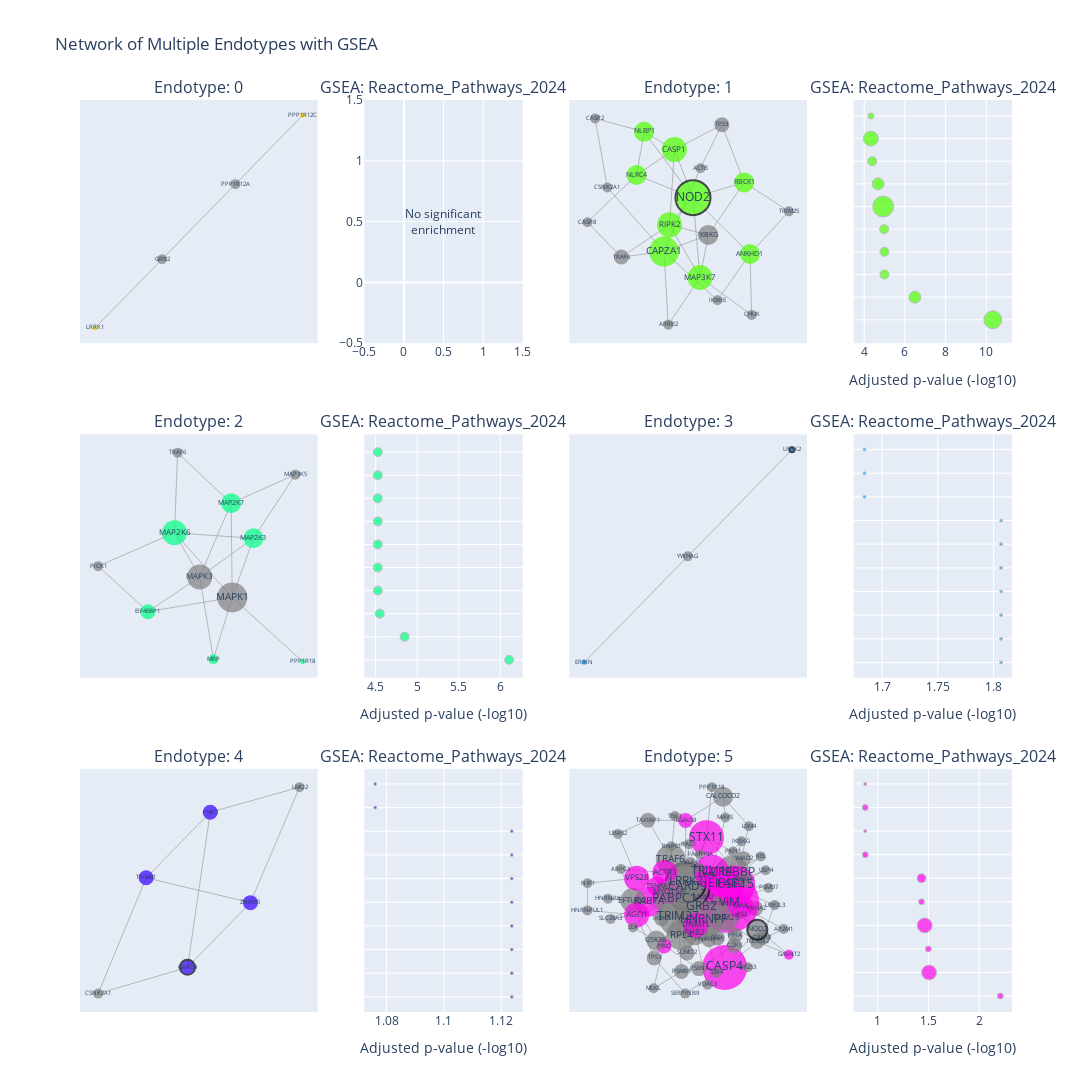

The cell this chart's notebook holds for it:
### Code cell
endo.plot_endotype_grid(node_size='degree', path_length=3,enrichr_lib='Reactome_Pathways_2024',top_terms=10)

### Figure 1 — Plotly figure (JSON) as saved in the notebook; plotly's stock layout.template omitted (floating-point values rounded to 4 significant figures; data arrays with more than 128 entries replaced by an {"elided": "..."} marker saying what was removed)
{"data": [{"hoverinfo": "none", "line": {"color": "gray", "width": 0.5}, "mode": "lines", "showlegend": false, "type": "scatter", "x": [0.3021, 0.8572, null, 0.3021, -0.3028, null, -0.8566, -0.3028, null], "xaxis": "x", "y": [0.3524, 1, null, 0.3524, -0.3532, null, -0.9992, -0.3532, null], "yaxis": "y"}, {"hoverinfo": "text", "marker": {"color": ["gray", "rgb(255, 212, 0)", "rgb(255, 212, 0)", "gray"], "line": {"color": ["rgba(0,0,0,0)", "rgba(0,0,0,0)", "rgba(0,0,0,0)", "rgba(0,0,0,0)"], "width": [0, 0, 0, 0]}, "size": [10, 5, 5, 10]}, "mode": "markers+text", "showlegend": false, "text": ["PPP1R12A", "PPP1R12C", "LRRK1", "GRB2"], "textfont": {"size": [6, 6, 6, 6]}, "textposition": "middle center", "type": "scatter", "x": [0.3021, 0.8572, -0.8566, -0.3028], "xaxis": "x", "y": [0.3524, 1, -0.9992, -0.3532], "yaxis": "y"}, {"hoverinfo": "none", "line": {"color": "gray", "width": 0.5}, "mode": "lines", "showlegend": false, "type": "scatter", "x": [0.6358, 0.3307, null, 0.6358, 1, null, 0.6358, 0.1013, null, 0.6358, 0.6512, null, 0.3307, -0.1705, null, 0.6512, 0.1671, null, 0.1671, 0.1013, null, 0.1671, 0.2448, null, 0.1671, -0.1309, null, 0.1671, -0.1181, null, 1, 0.5814, null, -0.3574, 0.1013, null, -0.3574, -0.4281, null, -0.3574, -0.8166, null, -0.3574, -0.07285, null, 0.1013, -0.1181, null, 0.1013, -0.4281, null, 0.1013, 0.5814, null, 0.1013, -0.07285, null, 0.2448, 0.5814, null, 0.2448, -0.1181, null, 0.2448, -0.1705, null, 0.5814, 0.3721, null, -0.8887, -0.4281, null, -0.8887, -0.5707, null, -0.4281, -0.07285, null, 0.3721, -0.07285, null, 0.3721, 0.1714, null, -0.07285, -0.1181, null, -0.5707, -0.1181, null, -0.5707, -0.1705, null, 0.1714, -0.1705, null, -0.8166, -0.7018, null, -0.1705, -0.7018, null, -0.1705, -0.1309, null], "xaxis": "x3", "y": [-0.2509, -0.5517, null, -0.2509, 0.02652, null, -0.2509, 0.1154, null, -0.2509, -0.6465, null, -0.5517, -0.2346, null, -0.6465, -0.4035, null, -0.4035, 0.1154, null, -0.4035, -0.1268, null, -0.4035, -0.7108, null, -0.4035, -0.06125, null, 0.02652, 0.2147, null, 0.5437, 0.1154, null, 0.5437, 0.2629, null, 0.5437, 0.6308, null, 0.5437, 0.4279, null, 0.1154, -0.06125, null, 0.1154, 0.2629, null, 0.1154, 0.2147, null, 0.1154, 0.4279, null, -0.1268, 0.2147, null, -0.1268, -0.06125, null, -0.1268, -0.2346, null, 0.2147, 0.5895, null, -0.04384, 0.2629, null, -0.04384, -0.2701, null, 0.2629, 0.4279, null, 0.5895, 0.4279, null, 0.5895, 0.3073, null, 0.4279, -0.06125, null, -0.2701, -0.06125, null, -0.2701, -0.2346, null, 0.3073, -0.2346, null, 0.6308, 0.1812, null, -0.2346, 0.1812, null, -0.2346, -0.7108, null], "yaxis": "y3"}, {"hoverinfo": "text", "marker": {"color": ["rgb(78, 255, 0)", "gray", "gray", "rgb(78, 255, 0)", "gray", "rgb(78, 255, 0)", "rgb(78, 255, 0)", "gray", "rgb(78, 255, 0)", "gray", "rgb(78, 255, 0)", "gray", "rgb(78, 255, 0)", "gray", "rgb(78, 255, 0)", "gray", "gray", "rgb(78, 255, 0)", "gray", "gray"], "line": {"color": ["rgba(0,0,0,0)", "rgba(0,0,0,0)", "rgba(0,0,0,0)", "rgba(0,0,0,0)", "rgba(0,0,0,0)", "rgba(0,0,0,0)", "black", "rgba(0,0,0,0)", "rgba(0,0,0,0)", "rgba(0,0,0,0)", "rgba(0,0,0,0)", "rgba(0,0,0,0)", "rgba(0,0,0,0)", "rgba(0,0,0,0)", "rgba(0,0,0,0)", "rgba(0,0,0,0)", "rgba(0,0,0,0)", "rgba(0,0,0,0)", "rgba(0,0,0,0)", "rgba(0,0,0,0)"], "width": [0, 0, 0, 0, 0, 0, 2, 0, 0, 0, 0, 0, 0, 0, 0, 0, 0, 0, 0, 0]}, "size": [20, 10, 10, 25, 10, 20, 35, 20, 20, 10, 20, 15, 25, 15, 25, 10, 10, 30, 10, 10]}, "mode": "markers+text", "showlegend": false, "text": ["ANKHD1", "IKBKE", "CHUK", "MAP3K7", "TRIM25", "NLRP1", "NOD2", "IKBKG", "RBCK1", "CASP8", "NLRC4", "TP53", "CASP1", "TRAF6", "RIPK2", "ACTB", "CASP2", "CAPZA1", "CSNK2A1", "ARRB2"], "textfont": {"size": [6.667, 6, 6, 8.333, 6, 6.667, 11.67, 6.667, 6.667, 6, 6.667, 6, 8.333, 6, 8.333, 6, 6, 10, 6, 6]}, "textposition": "middle center", "type": "scatter", "x": [0.6358, 0.3307, 0.6512, 0.1671, 1, -0.3574, 0.1013, 0.2448, 0.5814, -0.8887, -0.4281, 0.3721, -0.07285, -0.5707, -0.1181, 0.1714, -0.8166, -0.1705, -0.7018, -0.1309], "xaxis": "x3", "y": [-0.2509, -0.5517, -0.6465, -0.4035, 0.02652, 0.5437, 0.1154, -0.1268, 0.2147, -0.04384, 0.2629, 0.5895, 0.4279, -0.2701, -0.06125, 0.3073, 0.6308, -0.2346, 0.1812, -0.7108], "yaxis": "y3"}, {"customdata": [[6, "MAP3K7;NLRC4;NLRP1;CASP1;RIPK2;NOD2"], [4, "NOD2;CASP1;RIPK2;MAP3K7"], [3, "NOD2;RIPK2;MAP3K7"], [3, "NOD2;RIPK2;MAP3K7"], [3, "NLRP1;NLRC4;CASP1"], [7, "CAPZA1;MAP3K7;NLRC4;NLRP1;CASP1;RIPK2;NOD2"], [4, "NOD2;CASP1;RIPK2;MAP3K7"], [3, "NOD2;RIPK2;MAP3K7"], [5, "CAPZA1;MAP3K7;CASP1;RIPK2;NOD2"], [2, "NLRC4;CASP1"]], "hovertemplate": "<b>%{y}</b><br>Adjusted p-value (-log10): %{x:.2f}<br>Gene count: %{customdata[0]}<br>Genes: %{customdata[1]}<extra></extra>", "marker": {"color": "rgb(78, 255, 0)", "line": {"color": "darkgray", "width": 1}, "size": [18, 12, 9, 9, 9, 21, 12, 9, 15, 6]}, "mode": "markers", "showlegend": false, "type": "scatter", "x": [10.32, 6.49, 4.994, 4.994, 4.978, 4.931, 4.681, 4.394, 4.325, 4.325], "xaxis": "x4", "y": ["Nucleotide-binding Domain, Leucine Rich ...", "NOD1 2 Signaling Pathway", "Activated TAK1 Mediates P38 MAPK Activat...", "JNK (c-Jun Kinases) Phosphorylation and ...", "Inflammasomes", "Innate Immune System", "Interleukin-1 Family Signaling", "TAK1-dependent IKK and NF-kappa-B Activa...", "Signaling by Interleukins", "The IPAF Inflammasome"], "yaxis": "y4"}, {"hoverinfo": "none", "line": {"color": "gray", "width": 0.5}, "mode": "lines", "showlegend": false, "type": "scatter", "x": [0.1734, 0.1836, null, 0.1734, -0.2988, null, 0.1734, -0.1035, null, 0.1734, 0.7396, null, 0.1836, 0.8048, null, 0.1836, 0.017, null, 0.1836, -0.3261, null, 0.1836, -0.5607, null, 0.1836, 0.3708, null, -0.2988, -0.3261, null, -0.3261, -0.1035, null, -0.3261, -1, null, -0.3261, 0.3708, null, -0.1035, -0.5607, null, -0.1035, 0.3708, null, -0.1035, 0.017, null, -1, -0.5607, null, 0.3708, 0.7396, null], "xaxis": "x5", "y": [0.4881, -0.3031, null, 0.4881, 0.9102, null, 0.4881, -0.1307, null, 0.4881, 0.727, null, -0.3031, -0.8404, null, -0.3031, -0.821, null, -0.3031, 0.2398, null, -0.3031, -0.4224, null, -0.3031, 0.1931, null, 0.9102, 0.2398, null, 0.2398, -0.1307, null, 0.2398, -0.04053, null, 0.2398, 0.1931, null, -0.1307, -0.4224, null, -0.1307, 0.1931, null, -0.1307, -0.821, null, -0.04053, -0.4224, null, 0.1931, 0.727, null], "yaxis": "y5"}, {"hoverinfo": "text", "marker": {"color": ["rgb(0, 255, 133)", "gray", "rgb(0, 255, 133)", "gray", "rgb(0, 255, 133)", "gray", "gray", "rgb(0, 255, 133)", "rgb(0, 255, 133)", "rgb(0, 255, 133)", "gray"], "line": {"color": ["rgba(0,0,0,0)", "rgba(0,0,0,0)", "rgba(0,0,0,0)", "rgba(0,0,0,0)", "rgba(0,0,0,0)", "rgba(0,0,0,0)", "rgba(0,0,0,0)", "rgba(0,0,0,0)", "rgba(0,0,0,0)", "rgba(0,0,0,0)", "rgba(0,0,0,0)"], "width": [0, 0, 0, 0, 0, 0, 0, 0, 0, 0, 0]}, "size": [20, 30, 5, 10, 25, 25, 10, 15, 20, 10, 10]}, "mode": "markers+text", "showlegend": false, "text": ["MAP2K7", "MAPK1", "PPP1R18", "TRAF6", "MAP2K6", "MAPK3", "PICK1", "EIF4EBP1", "MAP2K3", "MBP", "MAP3K5"], "textfont": {"size": [6.667, 10, 6, 6, 8.333, 8.333, 6, 6, 6.667, 6, 6]}, "textposition": "middle center", "type": "scatter", "x": [0.1734, 0.1836, 0.8048, -0.2988, -0.3261, -0.1035, -1, -0.5607, 0.3708, 0.017, 0.7396], "xaxis": "x5", "y": [0.4881, -0.3031, -0.8404, 0.9102, 0.2398, -0.1307, -0.04053, -0.4224, 0.1931, -0.821, 0.727], "yaxis": "y5"}, {"customdata": [[3, "MAP2K7;MAP2K3;MAP2K6"], [3, "MAP2K7;MAP2K3;MAP2K6"], [3, "MAP2K7;MAP2K3;MAP2K6"], [3, "MAP2K7;MAP2K3;MAP2K6"], [3, "MAP2K7;MAP2K3;MAP2K6"], [3, "MAP2K7;MAP2K3;MAP2K6"], [3, "MAP2K7;MAP2K3;MAP2K6"], [3, "MAP2K7;MAP2K3;MAP2K6"], [3, "MAP2K7;MAP2K3;MAP2K6"], [3, "MAP2K7;MAP2K3;MAP2K6"]], "hovertemplate": "<b>%{y}</b><br>Adjusted p-value (-log10): %{x:.2f}<br>Gene count: %{customdata[0]}<br>Genes: %{customdata[1]}<extra></extra>", "marker": {"color": "rgb(0, 255, 133)", "line": {"color": "darkgray", "width": 1}, "size": [9, 9, 9, 9, 9, 9, 9, 9, 9, 9]}, "mode": "markers", "showlegend": false, "type": "scatter", "x": [6.106, 4.848, 4.549, 4.526, 4.526, 4.526, 4.526, 4.526, 4.526, 4.526], "xaxis": "x6", "y": ["Uptake and Function of Anthrax Toxins", "Uptake and Actions of Bacterial Toxins", "MAP Kinase Activation", "Interleukin-17 Signaling", "MyD88 Cascade Initiated on Plasma Membra...", "MyD88 Dependent Cascade Initiated on End...", "MyD88 MAL(TIRAP) Cascade Initiated on Pl...", "MyD88-independent TLR4 Cascade", "Oxidative Stress Induced Senescence", "TRAF6 Mediated Induction of NFkB and MAP..."], "yaxis": "y6"}, {"hoverinfo": "none", "line": {"color": "gray", "width": 0.5}, "mode": "lines", "showlegend": false, "type": "scatter", "x": [-0.002135, 1, null, -0.002135, -0.9979, null], "xaxis": "x7", "y": [-0.001261, 0.5909, null, -0.001261, -0.5896, null], "yaxis": "y7"}, {"hoverinfo": "text", "marker": {"color": ["gray", "rgb(0, 157, 255)", "rgb(0, 157, 255)"], "line": {"color": ["rgba(0,0,0,0)", "black", "rgba(0,0,0,0)"], "width": [0, 2, 0]}, "size": [10, 5, 5]}, "mode": "markers+text", "showlegend": false, "text": ["YWHAG", "LRRK2", "ERBIN"], "textfont": {"size": [6, 6, 6]}, "textposition": "middle center", "type": "scatter", "x": [-0.002135, 1, -0.9979], "xaxis": "x7", "y": [-0.001261, 0.5909, -0.5896], "yaxis": "y7"}, {"customdata": [[1, "ERBIN"], [1, "ERBIN"], [1, "LRRK2"], [1, "ERBIN"], [1, "ERBIN"], [1, "ERBIN"], [1, "ERBIN"], [1, "ERBIN"], [1, "LRRK2"], [1, "LRRK2"]], "hovertemplate": "<b>%{y}</b><br>Adjusted p-value (-log10): %{x:.2f}<br>Gene count: %{customdata[0]}<br>Genes: %{customdata[1]}<extra></extra>", "marker": {"color": "rgb(0, 157, 255)", "line": {"color": "darkgray", "width": 1}, "size": [3, 3, 3, 3, 3, 3, 3, 3, 3, 3]}, "mode": "markers", "showlegend": false, "type": "scatter", "x": [1.807, 1.807, 1.807, 1.807, 1.807, 1.807, 1.807, 1.684, 1.684, 1.684], "xaxis": "x8", "y": ["Constitutive Signaling by Overexpressed ...", "Downregulation of ERBB2 Signaling", "PTK6 Promotes HIF1A Stabilization", "Signaling by ERBB2 ECD Mutants", "Signaling by ERBB2 KD Mutants", "Signaling by ERBB2 TMD JMD Mutants", "Signaling by ERBB2 in Cancer", "Signaling by ERBB2", "Signaling by Non-Receptor Tyrosine Kinas...", "Signaling by PTK6"], "yaxis": "y8"}, {"hoverinfo": "none", "line": {"color": "gray", "width": 0.5}, "mode": "lines", "showlegend": false, "type": "scatter", "x": [-0.5206, 0.5132, null, -0.5206, -0.9968, null, -0.5206, 0.1149, null, 0.5132, -0.1107, null, 0.5132, 1, null, -0.1107, -0.9968, null, -0.1107, 0.1149, null, 0.1149, 1, null], "xaxis": "x9", "y": [0.0819, -0.08329, null, 0.0819, -0.6873, null, 0.0819, 0.5175, null, -0.08329, -0.5126, null, -0.08329, 0.6838, null, -0.5126, -0.6873, null, -0.5126, 0.5175, null, 0.5175, 0.6838, null], "yaxis": "y9"}, {"hoverinfo": "text", "marker": {"color": ["rgb(54, 0, 255)", "rgb(54, 0, 255)", "rgb(54, 0, 255)", "gray", "rgb(54, 0, 255)", "gray"], "line": {"color": ["rgba(0,0,0,0)", "rgba(0,0,0,0)", "black", "rgba(0,0,0,0)", "rgba(0,0,0,0)", "rgba(0,0,0,0)"], "width": [0, 0, 2, 0, 0, 0]}, "size": [15, 15, 15, 10, 15, 10]}, "mode": "markers+text", "showlegend": false, "text": ["TRIM41", "ZNF655", "CARD9", "CSNK2A1", "PHC2", "LMO2"], "textfont": {"size": [6, 6, 6, 6, 6, 6]}, "textposition": "middle center", "type": "scatter", "x": [-0.5206, 0.5132, -0.1107, -0.9968, 0.1149, 1], "xaxis": "x9", "y": [0.0819, -0.08329, -0.5126, -0.6873, 0.5175, 0.6838], "yaxis": "y9"}, {"customdata": [[1, "CARD9"], [1, "CARD9"], [1, "PHC2"], [1, "PHC2"], [1, "PHC2"], [1, "PHC2"], [1, "PHC2"], [1, "PHC2"], [1, "CARD9"], [1, "PHC2"]], "hovertemplate": "<b>%{y}</b><br>Adjusted p-value (-log10): %{x:.2f}<br>Gene count: %{customdata[0]}<br>Genes: %{customdata[1]}<extra></extra>", "marker": {"color": "rgb(54, 0, 255)", "line": {"color": "darkgray", "width": 1}, "size": [3, 3, 3, 3, 3, 3, 3, 3, 3, 3]}, "mode": "markers", "showlegend": false, "type": "scatter", "x": [1.124, 1.124, 1.124, 1.124, 1.124, 1.124, 1.124, 1.124, 1.076, 1.076], "xaxis": "x10", "y": ["NOD1 2 Signaling Pathway", "Nucleotide-binding Domain, Leucine Rich ...", "RUNX1 Interacts With Co-Factors Whose Pr...", "Regulation of PTEN Gene Transcription", "SUMOylation of Chromatin Organization Pr...", "SUMOylation of DNA Methylation Proteins", "SUMOylation of RNA Binding Proteins", "SUMOylation of Transcription Cofactors", "CLEC7A (Dectin-1) Signaling", "Oxidative Stress Induced Senescence"], "yaxis": "y10"}, {"hoverinfo": "none", "line": {"color": "gray", "width": 0.5}, "mode": "lines", "showlegend": false, "type": "scatter", "x": {"elided": "465 float values"}, "xaxis": "x11", "y": {"elided": "465 float values"}, "yaxis": "y11"}, {"hoverinfo": "text", "marker": {"color": ["gray", "gray", "rgb(255, 0, 236)", "gray", "gray", "gray", "gray", "gray", "rgb(255, 0, 236)", "gray", "rgb(255, 0, 236)", "gray", "rgb(255, 0, 236)", "gray", "gray", "gray", "rgb(255, 0, 236)", "gray", "rgb(255, 0, 236)", "rgb(255, 0, 236)", "gray", "gray", "gray", "rgb(255, 0, 236)", "gray", "gray", "rgb(255, 0, 236)", "rgb(255, 0, 236)", "gray", "rgb(255, 0, 236)", "gray", "gray", "gray", "rgb(255, 0, 236)", "gray", "gray", "gray", "gray", "gray", "gray", "gray", "gray", "gray", "gray", "rgb(255, 0, 236)", "gray", "gray", "rgb(255, 0, 236)", "gray", "rgb(255, 0, 236)", "gray", "rgb(255, 0, 236)", "gray", "gray", "gray", "gray", "gray", "rgb(255, 0, 236)", "gray", "gray", "gray", "gray", "gray", "gray", "gray", "rgb(255, 0, 236)", "gray", "gray", "gray", "gray", "gray", "gray", "gray", "gray", "gray", "gray", "gray", "gray", "gray"], "line": {"color": ["rgba(0,0,0,0)", "rgba(0,0,0,0)", "rgba(0,0,0,0)", "rgba(0,0,0,0)", "rgba(0,0,0,0)", "rgba(0,0,0,0)", "rgba(0,0,0,0)", "rgba(0,0,0,0)", "rgba(0,0,0,0)", "rgba(0,0,0,0)", "rgba(0,0,0,0)", "rgba(0,0,0,0)", "rgba(0,0,0,0)", "rgba(0,0,0,0)", "rgba(0,0,0,0)", "rgba(0,0,0,0)", "rgba(0,0,0,0)", "black", "rgba(0,0,0,0)", "rgba(0,0,0,0)", "black", "rgba(0,0,0,0)", "rgba(0,0,0,0)", "rgba(0,0,0,0)", "rgba(0,0,0,0)", "rgba(0,0,0,0)", "rgba(0,0,0,0)", "rgba(0,0,0,0)", "rgba(0,0,0,0)", "rgba(0,0,0,0)", "rgba(0,0,0,0)", "rgba(0,0,0,0)", "rgba(0,0,0,0)", "rgba(0,0,0,0)", "rgba(0,0,0,0)", "rgba(0,0,0,0)", "rgba(0,0,0,0)", "rgba(0,0,0,0)", "rgba(0,0,0,0)", "rgba(0,0,0,0)", "rgba(0,0,0,0)", "rgba(0,0,0,0)", "rgba(0,0,0,0)", "rgba(0,0,0,0)", "rgba(0,0,0,0)", "rgba(0,0,0,0)", "rgba(0,0,0,0)", "rgba(0,0,0,0)", "rgba(0,0,0,0)", "rgba(0,0,0,0)", "rgba(0,0,0,0)", "rgba(0,0,0,0)", "rgba(0,0,0,0)", "rgba(0,0,0,0)", "rgba(0,0,0,0)", "rgba(0,0,0,0)", "rgba(0,0,0,0)", "rgba(0,0,0,0)", "rgba(0,0,0,0)", "black", "rgba(0,0,0,0)", "rgba(0,0,0,0)", "rgba(0,0,0,0)", "rgba(0,0,0,0)", "rgba(0,0,0,0)", "rgba(0,0,0,0)", "rgba(0,0,0,0)", "rgba(0,0,0,0)", "rgba(0,0,0,0)", "rgba(0,0,0,0)", "rgba(0,0,0,0)", "rgba(0,0,0,0)", "rgba(0,0,0,0)", "rgba(0,0,0,0)", "rgba(0,0,0,0)", "rgba(0,0,0,0)", "rgba(0,0,0,0)", "rgba(0,0,0,0)", "rgba(0,0,0,0)"], "width": [0, 0, 0, 0, 0, 0, 0, 0, 0, 0, 0, 0, 0, 0, 0, 0, 0, 2, 0, 0, 2, 0, 0, 0, 0, 0, 0, 0, 0, 0, 0, 0, 0, 0, 0, 0, 0, 0, 0, 0, 0, 0, 0, 0, 0, 0, 0, 0, 0, 0, 0, 0, 0, 0, 0, 0, 0, 0, 0, 2, 0, 0, 0, 0, 0, 0, 0, 0, 0, 0, 0, 0, 0, 0, 0, 0, 0, 0, 0]}, "size": [55, 15, 45, 15, 10, 30, 25, 10, 30, 20, 20, 15, 60, 10, 25, 10, 35, 45, 20, 25, 40, 35, 30, 35, 15, 40, 25, 25, 10, 15, 20, 40, 10, 40, 15, 25, 10, 15, 15, 10, 40, 10, 10, 10, 25, 10, 10, 15, 20, 25, 15, 10, 10, 10, 15, 15, 10, 35, 10, 20, 15, 15, 10, 10, 10, 25, 10, 10, 15, 15, 10, 10, 10, 10, 15, 10, 15, 10, 10]}, "mode": "markers+text", "showlegend": false, "text": ["GRB2", "GSN", "CASP4", "CASP8", "SERPINB9", "RPL4", "PHB2", "SLC25A3", "RAB7A", "MDM2", "TSNAX", "YWHAZ", "VIM", "ARPC3", "EFTUD2", "PPP1R18", "STX11", "CARD9", "UNKL", "AGO1", "LRRK2", "CREBBP", "TRAF6", "EIF4E2", "AP1M1", "TRIM27", "MYO15B", "ACTR3", "HNRNPK", "LGALS8", "CALCOCO2", "PABPC1", "UBE2L3", "USP15", "PPIA", "TRIM25", "EIF2S3", "TRIM41", "IKBKE", "USP4", "HNRNPF", "KLF4", "HNRNPUL1", "NXF1", "VPS28", "VDAC3", "REL", "PBX2", "GSK3B", "DNM1L", "TGOLN2", "GALNT2", "FAM110A", "RNPS1", "PSEN1", "CDK5", "IRS2", "TRIM14", "MAVS", "NOD2", "HNRNPA1", "TP53", "LSM4", "PKN1", "UBA52", "GAK", "TBK1", "RAC1", "SMAD2", "TAX1BP1", "AP2M1", "MLKL", "IKBKG", "SLA", "PSMB1", "VCL", "SUMO2", "SSR4", "PSMD7"], "textfont": {"size": [12, 6, 12, 6, 6, 10, 8.333, 6, 10, 6.667, 6.667, 6, 12, 6, 8.333, 6, 11.67, 12, 6.667, 8.333, 12, 11.67, 10, 11.67, 6, 12, 8.333, 8.333, 6, 6, 6.667, 12, 6, 12, 6, 8.333, 6, 6, 6, 6, 12, 6, 6, 6, 8.333, 6, 6, 6, 6.667, 8.333, 6, 6, 6, 6, 6, 6, 6, 11.67, 6, 6.667, 6, 6, 6, 6, 6, 8.333, 6, 6, 6, 6, 6, 6, 6, 6, 6, 6, 6, 6, 6]}, "textposition": "middle center", "type": "scatter", "x": [0.02856, 0.1675, 0.2323, 0.5719, -0.1217, -0.1568, -0.03475, -0.7919, -0.4443, 0.04405, -0.376, 0.5109, 0.2735, -0.6991, -0.5914, 0.1166, 0.06911, -0.1051, 0.08045, -0.5577, -0.1159, 0.2996, -0.2515, 0.2487, 0.1882, -0.1839, -0.2714, -0.3055, -0.8152, -0.1188, 0.2171, -0.2159, 0.6799, 0.3275, 0.3274, 0.2416, 0.4382, 0.4147, -0.3343, 0.6006, 0.03862, -0.07525, -1, -0.9993, -0.5576, 0.07734, 0.5562, -0.3129, -0.3814, -0.02669, 0.5253, 0.8083, 0.01281, -0.2467, -0.0005275, 0.3185, 0.3803, 0.1162, 0.2386, 0.5252, 0.09217, -0.4014, 0.4489, 0.3069, -0.7255, 0.3762, -0.2149, -0.09049, 0.4008, -0.4574, 0.7618, -0.4056, 0.3831, -0.5902, -0.1557, 0.008461, -0.1047, 0.1572, 0.6259], "xaxis": "x11", "y": [-0.07111, -0.3362, -0.5921, -0.3324, -0.8178, -0.3114, -0.2916, -0.172, -0.02269, 0.0141, 0.1105, -0.08252, -0.03236, 0.2592, -0.01328, 0.9668, 0.5306, 0.1038, 0.2056, -0.1375, 0.1429, 0.222, 0.3434, 0.1261, -0.0377, -0.1534, 0.06432, 0.2293, 0.002885, 0.679, 0.885, -0.0001685, -0.05265, 0.1196, -0.3144, -0.1645, -0.5895, 0.1667, -0.1692, 0.2489, -0.1835, 0.3192, -0.09829, 0.1366, 0.1801, -0.7404, 0.3674, -0.4064, -0.3583, -0.2252, -0.3677, -0.4818, 0.3849, 0.4563, -0.6019, -0.4015, -0.1327, 0.2327, 0.7043, -0.2651, -0.3521, -0.5097, 0.6285, 0.4098, 0.5623, -0.0609, 0.717, 0.4744, 0.3489, 0.682, -0.2595, -0.7722, 0.4987, -0.2457, -0.6269, 0.2686, -0.4665, -0.6385, 0.09656], "yaxis": "y11"}, {"customdata": [[2, "TSNAX;AGO1"], [5, "GALNT2;RAB7A;GAK;ACTR3;VPS28"], [2, "VPS28;VIM"], [5, "GALNT2;RAB7A;GAK;ACTR3;VPS28"], [2, "DNM1L;VIM"], [3, "DNM1L;CASP4;VIM"], [2, "DNM1L;VIM"], [1, "VPS28"], [2, "VPS28;VIM"], [1, "VPS28"]], "hovertemplate": "<b>%{y}</b><br>Adjusted p-value (-log10): %{x:.2f}<br>Gene count: %{customdata[0]}<br>Genes: %{customdata[1]}<extra></extra>", "marker": {"color": "rgb(255, 0, 236)", "line": {"color": "darkgray", "width": 1}, "size": [6, 15, 6, 15, 6, 9, 6, 3, 6, 3]}, "mode": "markers", "showlegend": false, "type": "scatter", "x": [2.208, 1.506, 1.499, 1.462, 1.431, 1.431, 0.8767, 0.8767, 0.8767, 0.8767], "xaxis": "x12", "y": ["Small Interfering RNA (siRNA) Biogenesis", "Membrane Trafficking", "Late Endosomal Microautophagy", "Vesicle-mediated Transport", "Apoptotic Execution Phase", "Programmed Cell Death", "Apoptosis", "Assembly Of The HIV Virion", "Autophagy", "Budding and Maturation of HIV Virion"], "yaxis": "y12"}], "layout": {"annotations": [{"font": {"size": 16}, "showarrow": false, "text": "Endotype: 0", "x": 0.1275, "xanchor": "center", "xref": "paper", "y": 1, "yanchor": "bottom", "yref": "paper"}, {"font": {"size": 16}, "showarrow": false, "text": "GSEA: Reactome_Pathways_2024", "x": 0.39, "xanchor": "center", "xref": "paper", "y": 1, "yanchor": "bottom", "yref": "paper"}, {"font": {"size": 16}, "showarrow": false, "text": "Endotype: 1", "x": 0.6525, "xanchor": "center", "xref": "paper", "y": 1, "yanchor": "bottom", "yref": "paper"}, {"font": {"size": 16}, "showarrow": false, "text": "GSEA: Reactome_Pathways_2024", "x": 0.915, "xanchor": "center", "xref": "paper", "y": 1, "yanchor": "bottom", "yref": "paper"}, {"font": {"size": 16}, "showarrow": false, "text": "Endotype: 2", "x": 0.1275, "xanchor": "center", "xref": "paper", "y": 0.6333, "yanchor": "bottom", "yref": "paper"}, {"font": {"size": 16}, "showarrow": false, "text": "GSEA: Reactome_Pathways_2024", "x": 0.39, "xanchor": "center", "xref": "paper", "y": 0.6333, "yanchor": "bottom", "yref": "paper"}, {"font": {"size": 16}, "showarrow": false, "text": "Endotype: 3", "x": 0.6525, "xanchor": "center", "xref": "paper", "y": 0.6333, "yanchor": "bottom", "yref": "paper"}, {"font": {"size": 16}, "showarrow": false, "text": "GSEA: Reactome_Pathways_2024", "x": 0.915, "xanchor": "center", "xref": "paper", "y": 0.6333, "yanchor": "bottom", "yref": "paper"}, {"font": {"size": 16}, "showarrow": false, "text": "Endotype: 4", "x": 0.1275, "xanchor": "center", "xref": "paper", "y": 0.2667, "yanchor": "bottom", "yref": "paper"}, {"font": {"size": 16}, "showarrow": false, "text": "GSEA: Reactome_Pathways_2024", "x": 0.39, "xanchor": "center", "xref": "paper", "y": 0.2667, "yanchor": "bottom", "yref": "paper"}, {"font": {"size": 16}, "showarrow": false, "text": "Endotype: 5", "x": 0.6525, "xanchor": "center", "xref": "paper", "y": 0.2667, "yanchor": "bottom", "yref": "paper"}, {"font": {"size": 16}, "showarrow": false, "text": "GSEA: Reactome_Pathways_2024", "x": 0.915, "xanchor": "center", "xref": "paper", "y": 0.2667, "yanchor": "bottom", "yref": "paper"}, {"font": {"size": 12}, "showarrow": false, "text": "No significant<br>enrichment", "x": 0.5, "xref": "x2", "y": 0.5, "yref": "y2"}], "height": 1500, "showlegend": false, "title": {"text": "Network of Multiple Endotypes with GSEA"}, "width": 2000, "xaxis": {"anchor": "y", "domain": [0, 0.255], "showgrid": false, "visible": false, "zeroline": false}, "xaxis10": {"anchor": "y10", "domain": [0.305, 0.475], "title": {"text": "Adjusted p-value (-log10)"}}, "xaxis11": {"anchor": "y11", "domain": [0.525, 0.78], "showgrid": false, "visible": false, "zeroline": false}, "xaxis12": {"anchor": "y12", "domain": [0.83, 1], "title": {"text": "Adjusted p-value (-log10)"}}, "xaxis2": {"anchor": "y2", "domain": [0.305, 0.475]}, "xaxis3": {"anchor": "y3", "domain": [0.525, 0.78], "showgrid": false, "visible": false, "zeroline": false}, "xaxis4": {"anchor": "y4", "domain": [0.83, 1], "title": {"text": "Adjusted p-value (-log10)"}}, "xaxis5": {"anchor": "y5", "domain": [0, 0.255], "showgrid": false, "visible": false, "zeroline": false}, "xaxis6": {"anchor": "y6", "domain": [0.305, 0.475], "title": {"text": "Adjusted p-value (-log10)"}}, "xaxis7": {"anchor": "y7", "domain": [0.525, 0.78], "showgrid": false, "visible": false, "zeroline": false}, "xaxis8": {"anchor": "y8", "domain": [0.83, 1], "title": {"text": "Adjusted p-value (-log10)"}}, "xaxis9": {"anchor": "y9", "domain": [0, 0.255], "showgrid": false, "visible": false, "zeroline": false}, "yaxis": {"anchor": "x", "domain": [0.7333, 1], "showgrid": false, "visible": false, "zeroline": false}, "yaxis10": {"anchor": "x10", "domain": [0, 0.2667], "showticklabels": false}, "yaxis11": {"anchor": "x11", "domain": [0, 0.2667], "showgrid": false, "visible": false, "zeroline": false}, "yaxis12": {"anchor": "x12", "domain": [0, 0.2667], "showticklabels": false}, "yaxis2": {"anchor": "x2", "domain": [0.7333, 1]}, "yaxis3": {"anchor": "x3", "domain": [0.7333, 1], "showgrid": false, "visible": false, "zeroline": false}, "yaxis4": {"anchor": "x4", "domain": [0.7333, 1], "showticklabels": false}, "yaxis5": {"anchor": "x5", "domain": [0.3667, 0.6333], "showgrid": false, "visible": false, "zeroline": false}, "yaxis6": {"anchor": "x6", "domain": [0.3667, 0.6333], "showticklabels": false}, "yaxis7": {"anchor": "x7", "domain": [0.3667, 0.6333], "showgrid": false, "visible": false, "zeroline": false}, "yaxis8": {"anchor": "x8", "domain": [0.3667, 0.6333], "showticklabels": false}, "yaxis9": {"anchor": "x9", "domain": [0, 0.2667], "showgrid": false, "visible": false, "zeroline": false}}}
